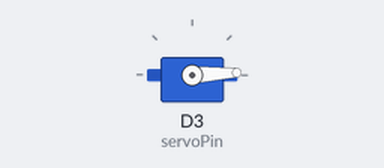
Bench run of a sketch on a simulated ESP8266 (NodeMCU). Parts: servo.

Above: at 0.05 s.
At 1.3 s:
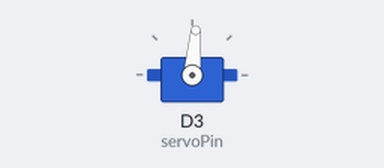
At 2.6 s:
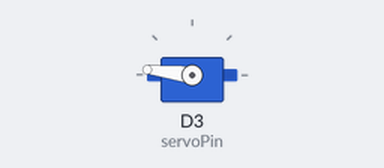
At 5.2 s:
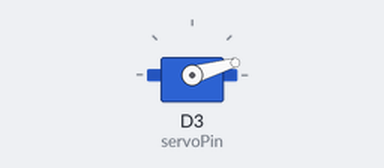
Timing chart, 0 to 7.1 s (numbered marks = the images above):
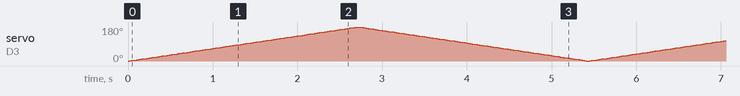

The sketch:

_2__Code_TestServol.ino
```cpp
#include <Servo.h>

Servo myservo;  // สร้างออบเจ็กต์เซอร์โว

int servoPin = D3;  // กำหนดให้พอร์ต D3 ใช้ควบคุมเซอร์โวมอเตอร์
int angle = 0;      // กำหนดมุมเริ่มต้นที่ 0 องศา


void setup() {
  myservo.attach(servoPin);  // เชื่อมต่อเซอร์โวมอเตอร์เข้ากับพอร์ตที่กำหนด
}

void loop() {
  control_servo();
}

// ฟังก์ชันควบคุมการหมุนของ Servo
void control_servo() {
  // หมุนเซอร์โวมอเตอร์จาก 0 ถึง 180 องศา
  for (angle = 0; angle <= 180; angle += 1) {
    myservo.write(angle);    // สั่งให้เซอร์โวมอเตอร์หมุนไปที่มุม angle
    delay(15);               // รอให้เซอร์โวมอเตอร์หมุนเสร็จ
  }

  // หมุนเซอร์โวมอเตอร์กลับจาก 180 ถึง 0 องศา
  for (angle = 180; angle >= 0; angle -= 1) {
    myservo.write(angle);    // สั่งให้เซอร์โวมอเตอร์หมุนกลับ
    delay(15);               // รอให้เซอร์โวมอเตอร์หมุนเสร็จ
  }
} 
```
